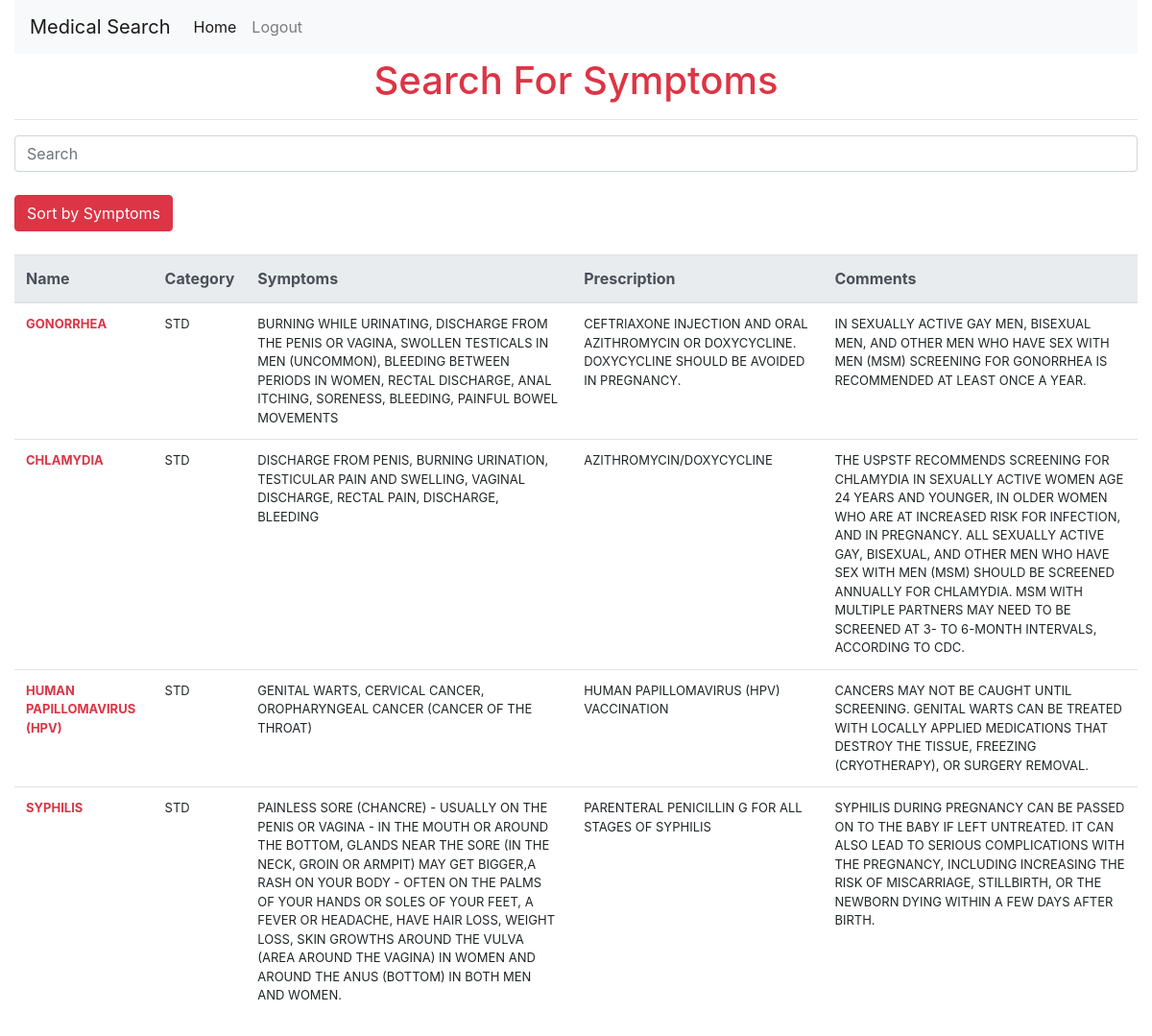
The app's page /home.php with its own data.
### tables this page shows
CREATE TABLE `diseases` (
  `id` varchar(250) NOT NULL,
  `disease_name` varchar(250) NOT NULL,
  `category` varchar(250) NOT NULL,
  `symptoms` text NOT NULL,
  `prescription` text NOT NULL,
  `comments` text NOT NULL,
  `timestamp` varchar(250) NOT NULL
);

### home.php (the view, shortened to what this page needs)
<?php include('header.php'); ?>
<?php include('conn.php'); ?>
<?php include('navbar.php'); ?>
<div class="row .d-flex justify-content-center my-1">
    <div class="col-md-12 users">
    <h1 class="text-danger text-center">Search For Symptoms</h1>
    <hr>
      <div id="users">
  <input class="form-control search" placeholder="Search" />
  <button class="btn btn-danger my-4" class="sort" data-sort="name">
    Sort by Symptoms
  </button>
  <table class="table">
  <thead class="thead-light">
                <tr>
                    <th scope="col">Name</th>
                    <th scope="col">Category</th>
                    <th scope="col">Symptoms</th>
                    <th scope="col">Prescription</th>
                    <th scope="col">Comments</th>
                </tr>
            </thead>
    <tbody class="list">
    <?php
                $sql = "SELECT * FROM diseases";
                $result = $conn->query($sql);
                if ($result->num_rows > 0) {
                while($row = $result->fetch_assoc())
                {
            ?>
                        <tr>
                            <td class='d-name text-danger'><?php echo strtoupper($row['disease_name']);?></td>
                            <td><?php echo strtoupper($row['category']);?></td>
                            <td class="name"><?php echo strtoupper($row['symptoms']);?></td>
                            <td><?php echo strtoupper($row['prescription']);?></td>
                            <td><?php echo strtoupper($row['comments']);?></td>
                        </tr>
            <?php
                }
                    }
                else
                {
                }
            ?>
    </tbody>
  </table>
</div>
    </div>
</div>
<?php include('footer.php'); ?>

### header.php (shortened to what this page needs)
<!doctype html>
<html lang="en">
  <head>
    <link rel="stylesheet" href="https://stackpath.bootstrapcdn.com/bootstrap/4.1.3/css/bootstrap.min.css">
  </head>
  <body>
  <div class="container-fluid">

### navbar.php (shortened to what this page needs)
<nav class="navbar navbar-expand-lg navbar-light bg-light">
  <a class="navbar-brand" href="#">Medical Search</a>
  <div class="collapse navbar-collapse" id="navbarSupportedContent">
    <ul class="navbar-nav mr-auto">
      <li class="nav-item active">
        <a class="nav-link" href="home.php">Home <span class="sr-only">(current)</span></a>
      </li>
      <li class="nav-item">
        <a class="nav-link" href="logout.php">Logout</a>
      </li>
      <li class="nav-item">
        <a class="nav-link" href=""><?php echo $_SESSION['name']; ?></a>
      </li>
    </ul>
  </div>
</nav>

### footer.php (shortened to what this page needs)
   </div>
  </body>
</html>

### home.php (style rules this page uses)
td { font-size:small }
.d-name { font-weight: bold; }

### records on screen
diseases: disease_name "GONORRHEA", category "STD", symptoms "BURNING WHILE URINATING, DISCHARGE FROM THE PENIS OR VAGINA, SWOLLEN TESTICALS IN MEN (UNCOMMON), BLEEDING BETWEEN PERIODS IN WOMEN, RECTAL DISCHARGE, ANAL ITCHING, SORENESS, BLEEDING, PAINFUL BOWEL MOVEMENTS", prescription "CEFTRIAXONE INJECTION AND ORAL AZITHROMYCIN OR DOXYCYCLINE. DOXYCYCLINE SHOULD BE AVOIDED IN PREGNANCY.", comments "IN SEXUALLY ACTIVE GAY MEN, BISEXUAL MEN, AND OTHER MEN WHO HAVE SEX WITH MEN (MSM) SCREENING FOR GONORRHEA IS RECOMMENDED AT LEAST ONCE A YEAR."
diseases: disease_name "CHLAMYDIA", category "STD", symptoms "DISCHARGE FROM PENIS, BURNING URINATION, TESTICULAR PAIN AND SWELLING, VAGINAL DISCHARGE, RECTAL PAIN, DISCHARGE, BLEEDING", prescription "AZITHROMYCIN/DOXYCYCLINE", comments "THE USPSTF RECOMMENDS SCREENING FOR CHLAMYDIA IN SEXUALLY ACTIVE WOMEN AGE 24 YEARS AND YOUNGER, IN OLDER WOMEN WHO ARE AT INCREASED RISK FOR INFECTION, AND IN PREGNANCY. ALL SEXUALLY ACTIVE GAY, BISEXUAL, AND OTHER MEN WHO HAVE SEX WITH MEN (MSM) SHOULD BE SCREENED ANNUALLY FOR CHLAMYDIA. MSM WITH MULTIPLE PARTNERS MAY NEED TO BE SCREENED AT 3- TO 6-MONTH INTERVALS, ACCORDING TO CDC."
diseases: disease_name "HUMAN PAPILLOMAVIRUS (HPV)", category "STD", symptoms "GENITAL WARTS, CERVICAL CANCER, OROPHARYNGEAL CANCER (CANCER OF THE THROAT)", prescription "HUMAN PAPILLOMAVIRUS (HPV) VACCINATION", comments "CANCERS MAY NOT BE CAUGHT UNTIL SCREENING. GENITAL WARTS CAN BE TREATED WITH LOCALLY APPLIED MEDICATIONS THAT DESTROY THE TISSUE, FREEZING (CRYOTHERAPY), OR SURGERY REMOVAL."
diseases: disease_name "SYPHILIS", category "STD", symptoms "PAINLESS SORE (CHANCRE) - USUALLY ON THE PENIS OR VAGINA - IN THE MOUTH OR AROUND THE BOTTOM, GLANDS NEAR THE SORE (IN THE NECK, GROIN OR ARMPIT) MAY GET BIGGER,A RASH ON YOUR BODY - OFTEN ON THE PALMS OF YOUR HANDS OR SOLES OF YOUR FEET, A FEVER OR HEADACHE, HAVE HAIR LOSS, WEIGHT LOSS, SKIN GROWTHS AROUND THE VULVA (AREA AROUND THE VAGINA) IN WOMEN AND AROUND THE ANUS (BOTTOM) IN BOTH MEN AND WOMEN.", prescription "PARENTERAL PENICILLIN G FOR ALL STAGES OF SYPHILIS", comments "SYPHILIS DURING PREGNANCY CAN BE PASSED ON TO THE BABY IF LEFT UNTREATED. IT CAN ALSO LEAD TO SERIOUS COMPLICATIONS WITH THE PREGNANCY, INCLUDING INCREASING THE RISK OF MISCARRIAGE, STILLBIRTH, OR THE NEWBORN DYING WITHIN A FEW DAYS AFTER BIRTH."
